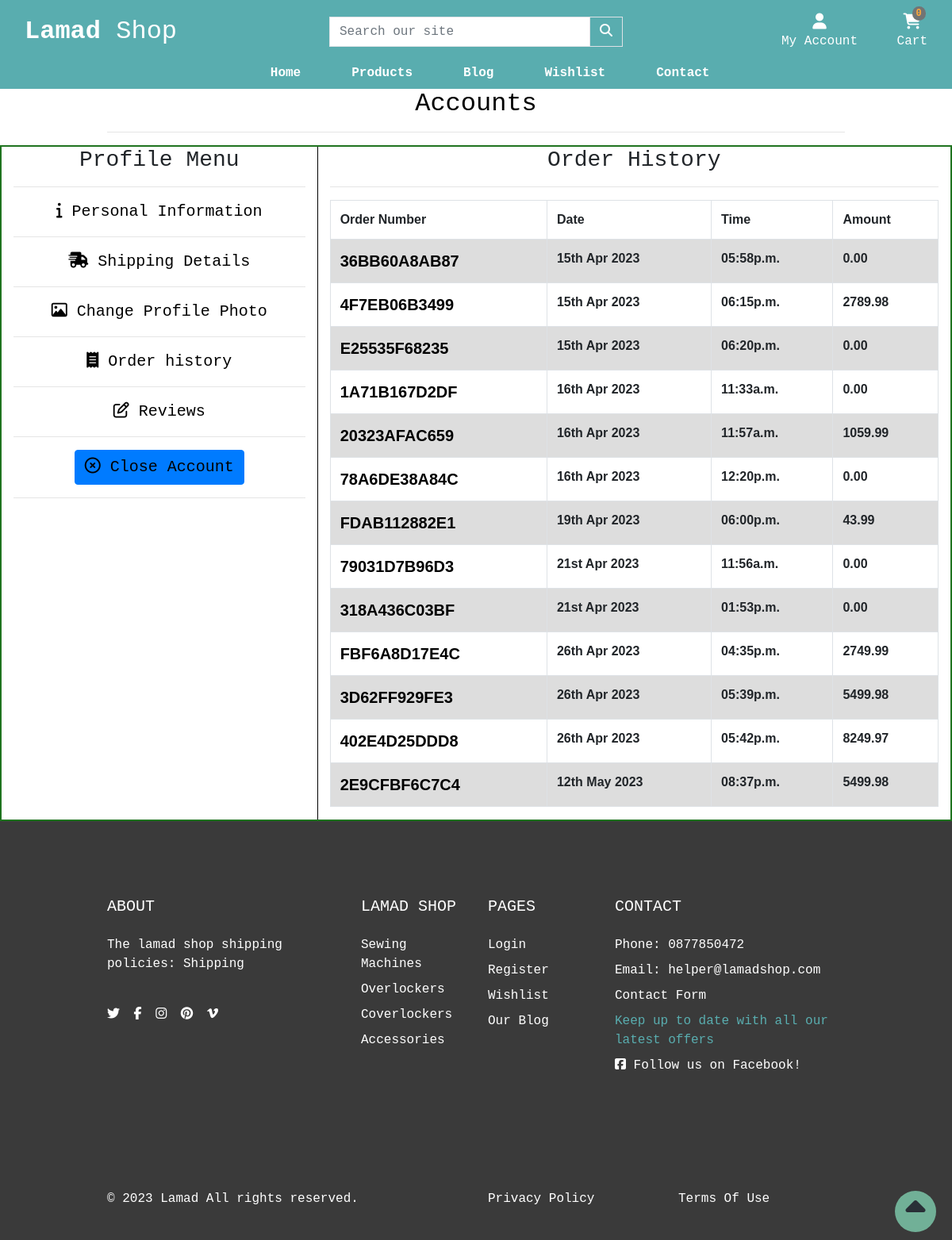
The app's page /account/order_history/ (signed in) with its own data.
### checkout/models.py (models this page shows, shortened)
class Order(models.Model):
    user = models.ForeignKey(CustomUser, on_delete=models.SET_NULL, null=True)
    order_number = models.CharField(max_length=32, null=False, editable=False)
    first_name = models.CharField(max_length=30, null=False, blank=False)
    last_name = models.CharField(max_length=70, null=False, blank=False)
    email = models.EmailField(max_length=200, null=False, blank=False)
    phone_number = models.CharField(max_length=20, null=True, blank=True)
    country = CountryField(blank_label='Country *', null=False, blank=False)
    street_address1 = models.CharField(max_length=80, null=False, blank=False)
    street_address2 = models.CharField(max_length=80, null=True, blank=True)
    town_or_city = models.CharField(max_length=50, null=False, blank=False)
    postcode = models.CharField(max_length=20, null=True, blank=True)
    county = models.CharField(max_length=80, null=True, blank=True)
    date = models.DateTimeField(auto_now_add=True)
    delivery_cost = models.DecimalField(max_digits=6,
                                        decimal_places=2,
                                        null=False, default=0)
    order_total = models.DecimalField(max_digits=10,
                                      decimal_places=2, null=False, default=0)
    grand_total = models.DecimalField(max_digits=10,
                                      decimal_places=2, null=False, default=0)
    original_cart = models.TextField(null=False, blank=False, default='')
    stripe_pid = models.CharField(max_length=254, null=False, blank=False,
                                  default='')
    is_ordered = models.BooleanField(default=False)

### shop/models.py (models this page shows, shortened)
class Category(models.Model):
    name = models.CharField(max_length=100)
    slug = models.SlugField(max_length=100, unique=True)
    friendly_name = models.CharField(max_length=100, null=True, blank=True)
    description = models.TextField(max_length=250, blank=True)
    class Meta:
        verbose_name = 'category'
        verbose_name_plural = 'Categories'
    def get_absolute_url(self):
        return reverse('shop:products_by_category', args=[self.slug])

### account/views.py (the view)
# urls.py: path('order_history/', order_history, name='order_history'),
@login_required
def order_history(request):
    orders = Order.objects.all()
    template = 'account/order_history.html'
    context = {
        'orders': orders
    }
    return render(request, template, context)

### account/templates/account/order_history.html (shortened to what this page needs)
{% extends "base.html" %}
{% load static %}
{% block extra_css %}
    <link rel="stylesheet" href="{% static 'css/profile.css' %}">
{% endblock %}
{% block page_header %}
    <div class="container header-container">
        <div class="row">
            <div class="col text-center">
                <h2 class="text-black">Accounts</h2>
                <hr>
            </div>
        </div>
    </div>
{% endblock %}
{% block content %}
    <div class="container-fluid profile-container justify-content-space-around">
        <div class="row text-center border-guide">
            <div class="col-xs-12 col-md-4 profile-menu-items">
                <h3 class="text-bl">Profile Menu</h3>
                <hr>
                <ul class="profile-menu-list">
                    <li><a href="{% url 'account:profile' %}" class="menu-item active"><i class="fa-solid fa-info"></i> Personal Information</a></li><hr>
                    <li><a href="{% url 'account:shipping_details' %}" class="menu-item"><i class="fa-solid fa-truck-fast"></i> Shipping Details</a></li><hr>
                    <li><a href="{% url 'account:edit_image' user.id %}" class="menu-item"><i class="fa-regular fa-image"></i></i> Change Profile Photo</a></li><hr>
                    <li><a href="{% url 'account:order_history' %}" class="menu-item"><i class="fa-solid fa-receipt"></i> Order history</a></li><hr>
                    <li><a href="{% url 'account:reviews' %}" class="menu-item"><i class="far fa-edit"></i> Reviews</a></li><hr>
                    <li><a href="#" class="menu-item btn btn-primary" data-toggle="modal" data-target="#myCenteredModal"><i class="fa-regular fa-circle-xmark"></i> Close Account</a></li><hr>
                    </ul>
            </div>
            <div class="col-xs-12 col-md-8 order-items">
                <h3 class="text-bl">Order History</h3>
                <hr>
                <table class="table order-table table-bordered">
                    <tr>
                        <th>Order Number</th>
                        <th>Date</th>
                        <th>Time</th>
                        <th>Amount</th>
                    </tr>
                    {% for order in orders %}
                    {% if order.user_id == user.id %}
                    <tr>
                        <th><a href="{% url 'account:order_history_details' order.order_number %}" target="_blank" class="menu-item">{{ order.order_number|slice:":12" }}</a></th>
                        <th>{{ order.date|date:"dS M Y" }}</th>
                        <th>{{ order.date|date:"h:ia"}}</th>
                        <th>{{ order.grand_total}}</th>
                    </tr>
                    {% endif %}
                    {% endfor %}
                </table>
            </div>
        </div>
    </div>
{% endblock %}

### templates/base.html (shortened to what this page needs)
{% load static %}
<!doctype html>
<html lang="en">
  <head>
    {% block corecss %}
    <link rel="stylesheet" href="https://cdn.jsdelivr.net/npm/bootstrap@4.6.2/dist/css/bootstrap.min.css">
    <link rel="stylesheet" href="https://cdn.jsdelivr.net/npm/bootstrap-icons@1.10.3/font/bootstrap-icons.css">
    <link href="{% static 'css/base.css' %}" rel="stylesheet">
    {% endblock %}
    {% block extra_css %}{% endblock %}
  </head>
  <body>
    <header class="container-fluid">
        <div id="topnav" class="row nav-bg-color pt-lg-2 d-none d-lg-flex">
            <div class="col-12 col-lg-4 my-auto py-1 py-lg-0 text-center text-lg-left">
                <a href="{% url 'home:home' %}" class="nav-link main-logo-link">
                  <h2 class="logo-font text-white my-0"><strong>Lamad</strong> Shop</h2>
                </a>
            </div>
            <div class="col-12 col-lg-4 my-auto py-1 py-lg-0">
                <form method="GET" action="{% url 'shop:products' %}">
                    <div class="input-group w-100">
                        <input class="form-control border border-black rounded-0" type="text" name="q" placeholder="Search our site">
                        <div class="input-group-append">
                            <button class="form-control btn nav-bg-color border border-black rounded-0" type="submit" aria-label="Search our products">
                                <span class="icon">
                                    <i class="fas fa-search"></i>
                                </span>
                            </button>
                        </div>
                    </div>
                </form>
            </div>
            <div class="col-12 col-lg-4 my-auto py-1 py-lg-0">
                <ul class="list-inline list-unstyled text-center text-lg-right my-0">
                    <li class="list-inline-item dropdown">
                        <a class="text-sly nav-link" href="#" id="dt-user-options" data-toggle="dropdown" aria-haspopup="true" aria-expanded="false">
                            <div class="text-center">
                                {% if request.user.is_authenticated %}
                                    <div><i class="fas fa-user fa-lg"></i></div>
                                    <p class="my-0 text-white">My Account</p>
                                {% else %}
                                    <div><i class="fas fa-user fa-lg"></i></div>
                                    <p class="my-0 text-white">Login / Sign Up</p>
                                {% endif %}
                            </div>
                        </a>
                    </li>
                    <li class="list-inline-item">
                        <a class="{% if grand_total %}text-info font-weight-bold{% else %}text-white{% endif %} nav-link" href="{% url 'cart:cart' %}">
                            <div class="text-center">
                                <div><span class="position-absolute top-0 left-100 translate-middle badge rounded-pill bg-light my-button">{{ request.session.cart.keys | length }}</span></div>
                                <div><i class="fa-solid fa-cart-shopping fa-lg"></i></div>
                                <p class="my-0 cart-amount">
                                    {% if grand_total %}
                                        ${{ grand_total|floatformat:2 }}
                                    {% else %}
                                        Cart
                                    {% endif %}
                                </p>
                            </div>
                        </a>
                    </li>
                </ul>
            </div>
        </div>
        <div class="row second-nav">
            <nav class="navbar navbar-expand-lg navbar-dark text-sly w-100">
                    {% include 'includes/mobile-top-header.html' %}
                    {% include 'includes/main-nav.html' %}
            </nav>
        </div>
    </header>
    {% block page_header %}
    {% endblock %}
    {% block content %}
    {% endblock %}
    <a href="#" id="to-top" aria-label="move to top of page">
      <span class="move_to_top">
        <i class="fas fa-caret-up"></i>
      </span>
    </a>
     <footer class="footer" style="background: #3a3a3a">
        <div class="py-5">
          <div class="container py-5">
            <div class="row gx-5 gy-4">
              <div class="col-lg-4">
                 <h5 class="text-white text-uppercase mb-4">ABOUT</h5>
                 <p class="text-white">The lamad shop shipping policies: <a href="{% url 'contact:shipping' %}" class='text-white'>Shipping</a></p>
                 <br>
                <ul class="list-inline mb-0">
                  <li class="list-inline-item me-3"><a class="reset-anchor" href="https://twitter.com" target="_blank" rel="noopener" aria-label="Visit our twitter page(opens on a new tab)"><i class="fab fa-twitter"></i></a></li>
                  <li class="list-inline-item me-3"><a class="reset-anchor" href="https://facebook.com" target="_blank" rel="noopener" aria-label="Visit our facebook page(opens on a new tab)"><i class="fab fa-facebook-f"></i></a></li>
                  <li class="list-inline-item me-3"><a class="reset-anchor" href="https://instagram.com" target="_blank" rel="noopener" aria-label="Visit our instagram page(opens on a new tab)"><i class="fab fa-instagram"></i></a></li>
                  <li class="list-inline-item me-3"><a class="reset-anchor" href="https://pinterest.com" target="_blank" rel="noopener" aria-label="Visit our pinterest page(opens on a new tab)"><i class="fab fa-pinterest"></i></a></li>
                  <li class="list-inline-item"><a class="reset-anchor" href="https://vimeo.com" target="_blank" rel="noopener" aria-label="Visit our vimeo page(opens on a new tab)"><i class="fab fa-vimeo-v"></i></a></li>
                </ul>
              </div>
              <div class="col-lg-2 col-md-6">
                <h5 class="text-white text-uppercase mb-4">Lamad Shop</h5>
                <ul class="list-unstyled text-sm fw-normal mb-0">
                  {% for category in menu %}
                  <li class="mb-1 pb-1"><a href="{{ category.get_absolute_url }}" class="reset-anchor">{{category.name}}</a></li>
                  {% endfor %}
                </ul>
              </div>
              <div class="col-lg-2 col-md-6">
                <h5 class="text-white text-uppercase mb-4">Pages</h5>
                <ul class="list-unstyled text-sm fw-normal mb-0">
                  <li class="mb-1 pb-1"> <a class="reset-anchor" href="{% url 'account:signin' %}">Login</a></li>
                  <li class="mb-1 pb-1"> <a class="reset-anchor" href="{% url 'account:register' %}">Register</a></li>
                  <li class="mb-1 pb-1"> <a class="reset-anchor" href="{% url 'wishlist:wish_list' %}">Wishlist</a></li>
                  <li class="mb-1 pb-1"> <a class="reset-anchor" href="{% url 'blog:articles' %}">Our Blog</a></li>
                </ul>
              </div>
              <div class="newsletter col-lg-4">
                <h5 class="text-white text-uppercase mb-4">Contact</h5>
                <ul class="list-unstyled text-sm fw-normal mb-0">
                  <li class="mb-1 pb-1 text-white">Phone: 0877850472</li>
                  <li class="mb-1 pb-1 text-white">Email: helper@lamadshop.com</li>
                  <li class="mb-1 pb-1"><a href="{% url 'contact:contact' %}" class="reset-anchor">Contact Form</a></li>
                  <li class="mb-1 pb-1 text-sly">Keep up to date with all our latest offers</li>
                  <li class="mb-1 pb-1 text-white"><a href="https://www.facebook.com/profile.php?id=100091956826416" target="_blank" rel="noopener" aria-label="Visit us (opens on a new tab)"><i class="fab fa-facebook-square"></i> Follow us on Facebook!</a></li>
                </ul>
              </div>
            </div>
          </div>
        </div>
        <div class="copyrights py-4" style="background: #3a3a3a">
          <div class="container py-3">
            <div class="row align-items-center gy-3">
              <div class="col-md-6">
                <p class="mb-0 text-sm fw-normal text-white">&copy; 2023 <a class="reset-anchor text-white" href="{% url 'home:home' %}">Lamad</a> All rights reserved.</p>
              </div>
              <div class="col-md-3">
                <p class="mb-0 text-sm fw-normal text-sly"><a class="reset-anchor text-white" href="{% url 'home:privacy' %}">Privacy Policy</a></p>
              </div>
              <div class="col-md-3">
                <p class="mb-0 text-sm fw-normal text-sly"><a class="reset-anchor text-white" href="{% url 'home:terms' %}">Terms Of Use</a></p>
              </div>
            </div>
          </div>
        </div>
      </footer>
  </body>
</html>

### records on screen
Order: order_number "36BB60A8AB87", date "15th Apr 2023", date "05:58p.m.", grand_total "0.00"
Order: order_number "4F7EB06B3499", date "15th Apr 2023", date "06:15p.m.", grand_total "2789.98"
Order: order_number "E25535F68235", date "15th Apr 2023", date "06:20p.m.", grand_total "0.00"
Order: order_number "1A71B167D2DF", date "16th Apr 2023", date "11:33a.m.", grand_total "0.00"
Order: order_number "20323AFAC659", date "16th Apr 2023", date "11:57a.m.", grand_total "1059.99"
Order: order_number "78A6DE38A84C", date "16th Apr 2023", date "12:20p.m.", grand_total "0.00"
Order: order_number "FDAB112882E1", date "19th Apr 2023", date "06:00p.m.", grand_total "43.99"
Order: order_number "79031D7B96D3", date "21st Apr 2023", date "11:56a.m.", grand_total "0.00"
Order: order_number "318A436C03BF", date "21st Apr 2023", date "01:53p.m.", grand_total "0.00"
Order: order_number "FBF6A8D17E4C", date "26th Apr 2023", date "04:35p.m.", grand_total "2749.99"
Order: order_number "3D62FF929FE3", date "26th Apr 2023", date "05:39p.m.", grand_total "5499.98"
Order: order_number "402E4D25DDD8", date "26th Apr 2023", date "05:42p.m.", grand_total "8249.97"
Order: order_number "2E9CFBF6C7C4", date "12th May 2023", date "08:37p.m.", grand_total "5499.98"
Category: name "Sewing Machines"
Category: name "Overlockers"
Category: name "Coverlockers"
Category: name "Accessories"

### other values on screen
{{ request.session.cart.keys | length }} "0"
